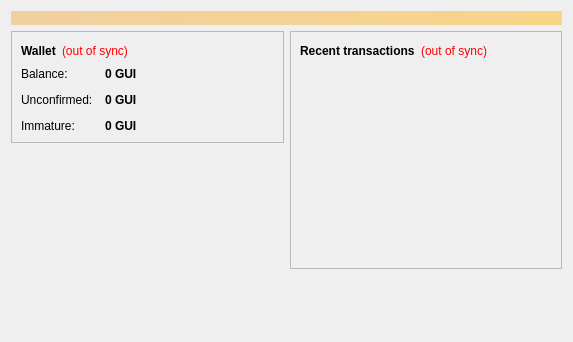
<?xml version="1.0" encoding="UTF-8"?>
<ui version="4.0">
 <class>OverviewPage</class>
 <widget class="QWidget" name="OverviewPage">
  <property name="geometry">
   <rect>
    <x>0</x>
    <y>0</y>
    <width>573</width>
    <height>342</height>
   </rect>
  </property>
  <property name="windowTitle">
   <string>Form</string>
  </property>
  <layout class="QVBoxLayout" name="topLayout">
   <item>
    <widget class="QLabel" name="labelAlerts">
     <property name="visible">
      <bool>false</bool>
     </property>
     <property name="styleSheet">
      <string notr="true">background-color: qlineargradient(x1: 0, y1: 0, x2: 1, y2: 0, stop:0 #F0D0A0, stop:1 #F8D488); color:#000000;</string>
     </property>
     <property name="wordWrap">
      <bool>true</bool>
     </property>
     <property name="margin">
      <number>3</number>
     </property>
    </widget>
   </item>
   <item>
    <layout class="QHBoxLayout" name="horizontalLayout" stretch="1,1">
     <item>
      <layout class="QVBoxLayout" name="verticalLayout_2">
       <item>
        <widget class="QFrame" name="frame">
         <property name="frameShape">
          <enum>QFrame::StyledPanel</enum>
         </property>
         <property name="frameShadow">
          <enum>QFrame::Raised</enum>
         </property>
         <layout class="QVBoxLayout" name="verticalLayout_4">
          <item>
           <layout class="QHBoxLayout" name="horizontalLayout_4">
            <item>
             <widget class="QLabel" name="label_5">
              <property name="font">
               <font>
                <weight>75</weight>
                <bold>true</bold>
               </font>
              </property>
              <property name="text">
               <string>Wallet</string>
              </property>
             </widget>
            </item>
            <item>
             <widget class="QLabel" name="labelWalletStatus">
              <property name="toolTip">
               <string>The displayed information may be out of date. Your wallet automatically synchronizes with the GuiCoin network after a connection is established, but this process has not completed yet.</string>
              </property>
              <property name="styleSheet">
               <string notr="true">QLabel { color: red; }</string>
              </property>
              <property name="text">
               <string notr="true">(out of sync)</string>
              </property>
              <property name="alignment">
               <set>Qt::AlignLeading|Qt::AlignLeft|Qt::AlignVCenter</set>
              </property>
             </widget>
            </item>
            <item>
             <spacer name="horizontalSpacer_2">
              <property name="orientation">
               <enum>Qt::Horizontal</enum>
              </property>
              <property name="sizeHint" stdset="0">
               <size>
                <width>40</width>
                <height>20</height>
               </size>
              </property>
             </spacer>
            </item>
           </layout>
          </item>
          <item>
           <layout class="QFormLayout" name="formLayout_2">
            <property name="fieldGrowthPolicy">
             <enum>QFormLayout::AllNonFixedFieldsGrow</enum>
            </property>
            <property name="horizontalSpacing">
             <number>12</number>
            </property>
            <property name="verticalSpacing">
             <number>12</number>
            </property>
            <item row="0" column="0">
             <widget class="QLabel" name="label">
              <property name="text">
               <string>Balance:</string>
              </property>
             </widget>
            </item>
            <item row="0" column="1">
             <widget class="QLabel" name="labelBalance">
              <property name="font">
               <font>
                <weight>75</weight>
                <bold>true</bold>
               </font>
              </property>
              <property name="cursor">
               <cursorShape>IBeamCursor</cursorShape>
              </property>
              <property name="toolTip">
               <string>Your current balance</string>
              </property>
              <property name="text">
               <string notr="true">0 GUI</string>
              </property>
              <property name="textInteractionFlags">
               <set>Qt::LinksAccessibleByMouse|Qt::TextSelectableByKeyboard|Qt::TextSelectableByMouse</set>
              </property>
             </widget>
            </item>
            <item row="1" column="0">
             <widget class="QLabel" name="label_3">
              <property name="text">
               <string>Unconfirmed:</string>
              </property>
             </widget>
            </item>
            <item row="1" column="1">
             <widget class="QLabel" name="labelUnconfirmed">
              <property name="font">
               <font>
                <weight>75</weight>
                <bold>true</bold>
               </font>
              </property>
              <property name="cursor">
               <cursorShape>IBeamCursor</cursorShape>
              </property>
              <property name="toolTip">
               <string>Total of transactions that have yet to be confirmed, and do not yet count toward the current balance</string>
              </property>
              <property name="text">
               <string notr="true">0 GUI</string>
              </property>
              <property name="textInteractionFlags">
               <set>Qt::LinksAccessibleByMouse|Qt::TextSelectableByKeyboard|Qt::TextSelectableByMouse</set>
              </property>
             </widget>
            </item>
            <item row="2" column="0">
             <widget class="QLabel" name="labelImmatureText">
              <property name="text">
               <string>Immature:</string>
              </property>
             </widget>
            </item>
            <item row="2" column="1">
             <widget class="QLabel" name="labelImmature">
              <property name="font">
               <font>
                <weight>75</weight>
                <bold>true</bold>
               </font>
              </property>
              <property name="toolTip">
               <string>Mined balance that has not yet matured</string>
              </property>
              <property name="text">
               <string notr="true">0 GUI</string>
              </property>
              <property name="textInteractionFlags">
               <set>Qt::LinksAccessibleByMouse|Qt::TextSelectableByKeyboard|Qt::TextSelectableByMouse</set>
              </property>
             </widget>
            </item>
           </layout>
          </item>
         </layout>
        </widget>
       </item>
       <item>
        <spacer name="verticalSpacer">
         <property name="orientation">
          <enum>Qt::Vertical</enum>
         </property>
         <property name="sizeHint" stdset="0">
          <size>
           <width>20</width>
           <height>40</height>
          </size>
         </property>
        </spacer>
       </item>
      </layout>
     </item>
     <item>
      <layout class="QVBoxLayout" name="verticalLayout_3">
       <item>
        <widget class="QFrame" name="frame_2">
         <property name="frameShape">
          <enum>QFrame::StyledPanel</enum>
         </property>
         <property name="frameShadow">
          <enum>QFrame::Raised</enum>
         </property>
         <layout class="QVBoxLayout" name="verticalLayout">
          <item>
           <layout class="QHBoxLayout" name="horizontalLayout_2">
            <item>
             <widget class="QLabel" name="label_4">
              <property name="text">
               <string>&lt;b&gt;Recent transactions&lt;/b&gt;</string>
              </property>
             </widget>
            </item>
            <item>
             <widget class="QLabel" name="labelTransactionsStatus">
              <property name="toolTip">
               <string>The displayed information may be out of date. Your wallet automatically synchronizes with the GuiCoin network after a connection is established, but this process has not completed yet.</string>
              </property>
              <property name="styleSheet">
               <string notr="true">QLabel { color: red; }</string>
              </property>
              <property name="text">
               <string notr="true">(out of sync)</string>
              </property>
              <property name="alignment">
               <set>Qt::AlignRight|Qt::AlignTrailing|Qt::AlignVCenter</set>
              </property>
             </widget>
            </item>
            <item>
             <spacer name="horizontalSpacer">
              <property name="orientation">
               <enum>Qt::Horizontal</enum>
              </property>
              <property name="sizeHint" stdset="0">
               <size>
                <width>40</width>
                <height>20</height>
               </size>
              </property>
             </spacer>
            </item>
           </layout>
          </item>
          <item>
           <widget class="QListView" name="listTransactions">
            <property name="styleSheet">
             <string notr="true">QListView { background: transparent; }</string>
            </property>
            <property name="frameShape">
             <enum>QFrame::NoFrame</enum>
            </property>
            <property name="verticalScrollBarPolicy">
             <enum>Qt::ScrollBarAlwaysOff</enum>
            </property>
            <property name="horizontalScrollBarPolicy">
             <enum>Qt::ScrollBarAlwaysOff</enum>
            </property>
            <property name="selectionMode">
             <enum>QAbstractItemView::NoSelection</enum>
            </property>
           </widget>
          </item>
         </layout>
        </widget>
       </item>
       <item>
        <spacer name="verticalSpacer_2">
         <property name="orientation">
          <enum>Qt::Vertical</enum>
         </property>
         <property name="sizeHint" stdset="0">
          <size>
           <width>20</width>
           <height>40</height>
          </size>
         </property>
        </spacer>
       </item>
      </layout>
     </item>
    </layout>
   </item>
  </layout>
 </widget>
 <resources/>
 <connections/>
</ui>
